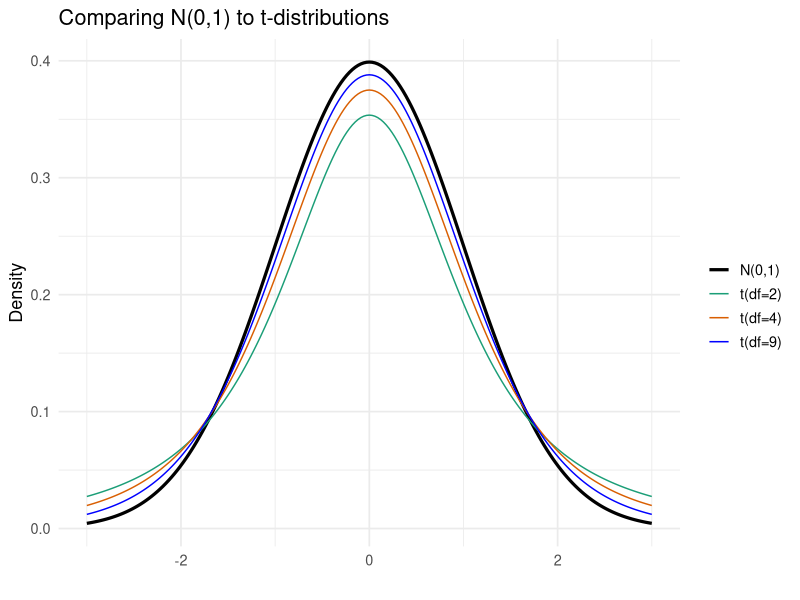
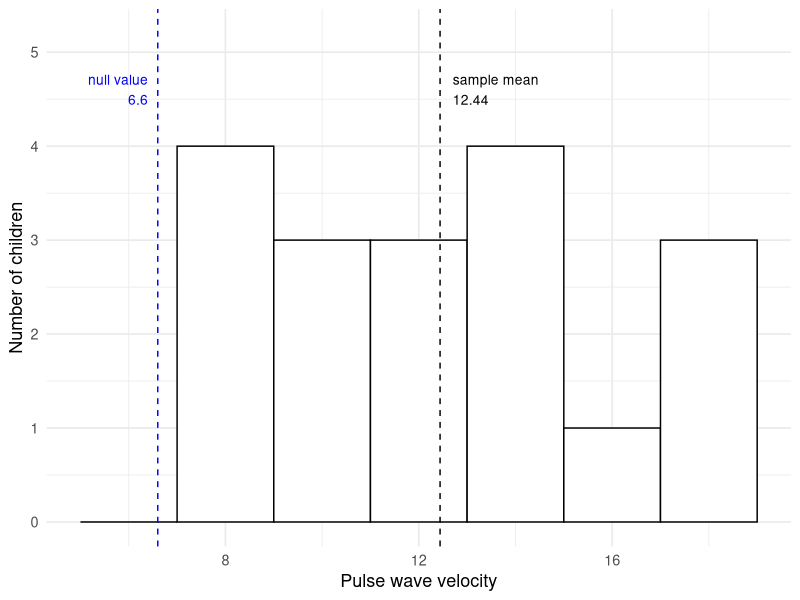
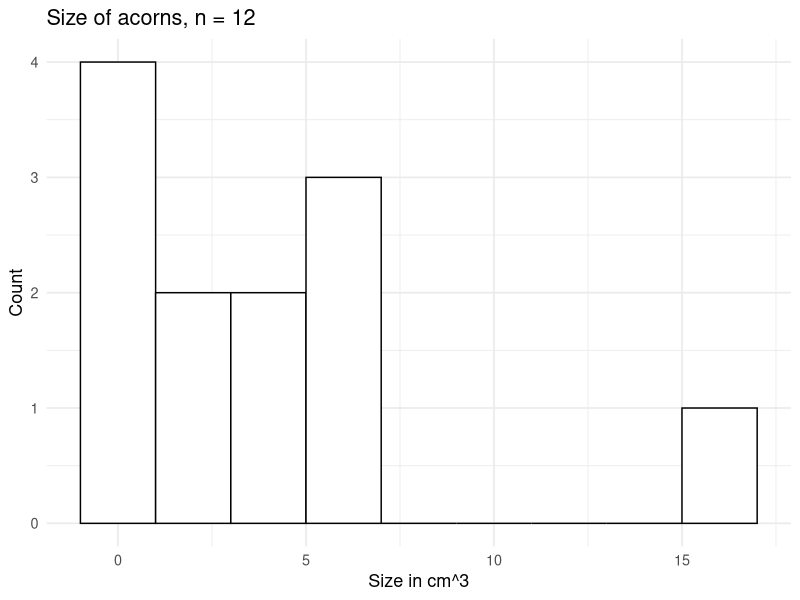
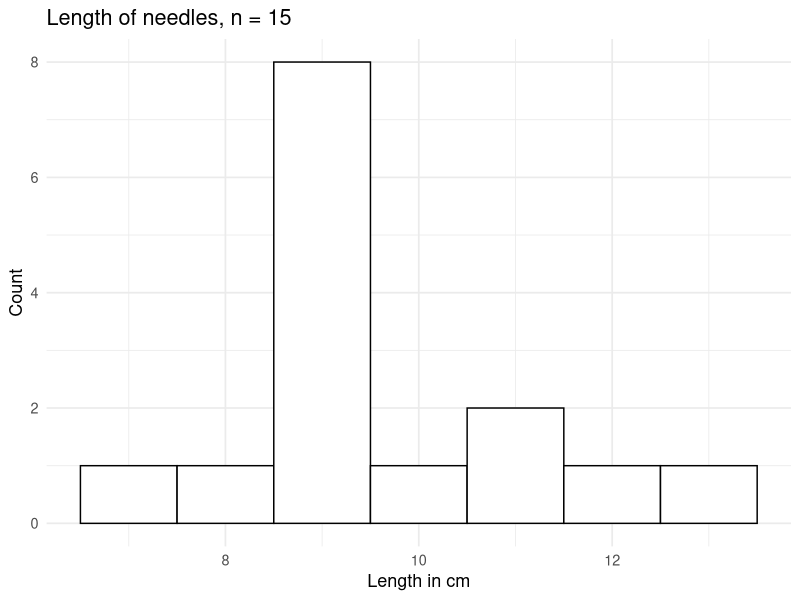
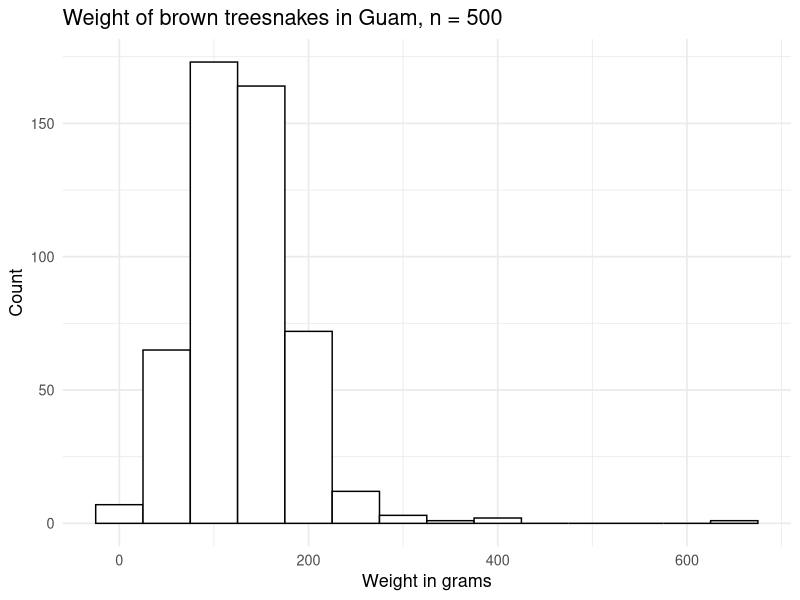
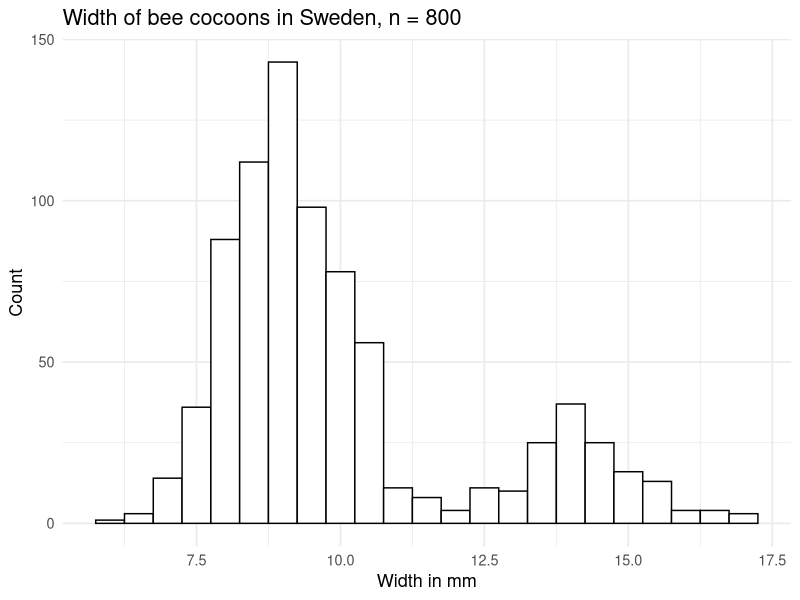

R code for these plots, in order:
## ---- chunk 1
library(ggplot2)
library(dplyr)
knitr::opts_chunk$set(fig.align = "center")
## ---- chunk 2
ggplot(data = data.frame(x = c(-3, 3)), aes(x)) +
  stat_function(fun = dnorm, n = 201, args = list(mean = 0, sd = 1),
                aes(col = "N(0,1)"), linewidth = 1.1) +
  stat_function(fun = dt, n = 201, args = list(df = 2), aes(col = "t(df=2)")) +
  stat_function(fun = dt, n = 201, args = list(df = 4), aes(col = "t(df=4)")) +
  stat_function(fun = dt, n = 201, args = list(df = 9), aes(col = "t(df=9)")) +
  scale_color_manual(values = c("black", "#1b9e77", "#d95f02", "blue")) +
  theme_minimal(base_size = 13) +
  labs(y = "Density", x = "", col = "",
       title = "Comparing N(0,1) to t-distributions")
## ---- chunk 3
pt(q = 2.5, df = 17, lower.tail = FALSE)  # a p-value
qt(p = 0.975, df = 17)                    # a critical value
## ---- chunk 4
qt(p = 0.975, df = 9)    # n = 10
qt(p = 0.975, df = 24)   # n = 25
qt(p = 0.975, df = 99)   # n = 100
## ---- chunk 5
testosterone <- c(0.30, 0.24, 0.19, 0.17, 0.18, 0.23, 0.24, 0.06, 0.15,
                  0.17, 0.18, 0.17, 0.15, 0.12, 0.25, 0.25, 0.25, 0.32,
                  0.35, 0.37, 0.39, 0.46, 0.49, 0.42, 0.36)
dat_test <- data.frame(testosterone)
## ---- chunk 6
dat_test %>% summarize(sample_mean = mean(testosterone),
                       sample_sd = sd(testosterone),
                       sample_size = length(testosterone),
                       sample_se = sample_sd/sqrt(sample_size))
## ---- chunk 7
t_star <- qt(p = 0.975, df = 24)
t_star
## ---- chunk 8
dat_test %>% summarize(sample_mean = mean(testosterone),
                       sample_sd = sd(testosterone),
                       sample_size = length(testosterone),
                       sample_se = sample_sd/sqrt(sample_size),
                       margin_of_error = sample_se*t_star,
                       lower_CI = sample_mean - margin_of_error,
                       upper_CI = sample_mean + margin_of_error)
## ---- chunk 9
pwv <- c(18.8, 17.6, 17.5, 16.0, 14.8, 14.1, 13.7, 13.1, 12.9,
         12.9, 12.4, 10.1, 9.3,  9.1,  8.3,  8.3,  7.9,  7.2)

pwv_dat <- data.frame(pwv)
## ---- chunk 10
ggplot(pwv_dat, aes(x = pwv)) +
  theme_minimal(base_size = 13) +
  geom_histogram(binwidth = 2, fill = "white", col = "black") +
  geom_vline(xintercept = 6.6, lty = 2, col = "blue") +
  geom_vline(xintercept = 12.44, lty = 2) +
  annotate("text", x = 6.4, y = 4.6, label = "null value\n6.6",
           col = "blue", size = 3.5, hjust = 1) +
  annotate("text", x = 12.7, y = 4.6, label = "sample mean\n12.44",
           size = 3.5, hjust = 0) +
  scale_y_continuous(limits = c(0, 5.2)) +
  expand_limits(x = 5) +
  labs(y = "Number of children", x = "Pulse wave velocity")
## ---- chunk 11
pwv_dat %>%
  summarize(sample_mean = mean(pwv),
            sample_sd = sd(pwv),
            sample_size = length(pwv),
            sample_se = sample_sd/sqrt(sample_size),
            t_test = (sample_mean - 6.6)/sample_se,
            p_value = 1 - pt(t_test, df = sample_size - 1))
## ---- chunk 12
t.test(x = pwv_dat %>% pull(pwv), alternative = "greater", mu = 6.6)
## ---- chunk 13
acorns <- c(0.3, 0.4, 0.5, 1, 2, 2.5, 4, 5, 6, 6.2, 7, 16.5)
acorn_dat <- data.frame(acorns)
ggplot(acorn_dat, aes(x = acorns)) +
  theme_minimal(base_size = 13) +
  geom_histogram(binwidth = 2, fill = "white", col = "black") +
  labs(title = "Size of acorns, n = 12", y = "Count", x = "Size in cm^3")
## ---- chunk 14
needl <- c(7.2, 7.8, 8.6, 8.6, 8.7, 8.8, 8.8, 9, 9.3, 9.5, 10.2, 11, 11.3, 12, 12.8)
needl_dat <- data.frame(needl)
ggplot(needl_dat, aes(x = needl)) +
  theme_minimal(base_size = 13) +
  geom_histogram(binwidth = 1, fill = "white", col = "black") +
  labs(title = "Length of needles, n = 15", y = "Count", x = "Length in cm")
## ---- chunk 15
set.seed(142)
snakes <- c(rnorm(n = 490, mean = 125, sd = 50),
            210, 210, 210, 250, 300, 320, 350, 390, 400, 650)
snakes_dat <- data.frame(snakes)
ggplot(snakes_dat, aes(x = snakes)) +
  theme_minimal(base_size = 13) +
  geom_histogram(binwidth = 50, fill = "white", col = "black") +
  labs(title = "Weight of brown treesnakes in Guam, n = 500", y = "Count",
       x = "Weight in grams")
## ---- chunk 16
set.seed(142)
cocoon <- c(rnorm(n = 650, mean = 9, sd = 1), rnorm(n = 150, mean = 14, sd = 1))
coc_dat <- data.frame(cocoon)
ggplot(coc_dat, aes(x = cocoon)) +
  theme_minimal(base_size = 13) +
  geom_histogram(binwidth = 0.5, fill = "white", col = "black") +
  labs(title = "Width of bee cocoons in Sweden, n = 800", y = "Count",
       x = "Width in mm")
## ---- chunk 17
x_bar <- 128
s <- 14
n <- 12
se <- s/sqrt(n)
t_star_12 <- qt(p = 0.975, df = n - 1)
c(lower = x_bar - t_star_12*se, upper = x_bar + t_star_12*se)
## ---- chunk 18
t_stat <- (x_bar - 120)/se
t_stat
2*pt(q = abs(t_stat), df = n - 1, lower.tail = FALSE)
## ---- chunk 19
data.frame(n = c(5, 10, 30, 100, 1000)) %>%
  mutate(t_star = qt(p = 0.975, df = n - 1),
         z_star = qnorm(p = 0.975))
